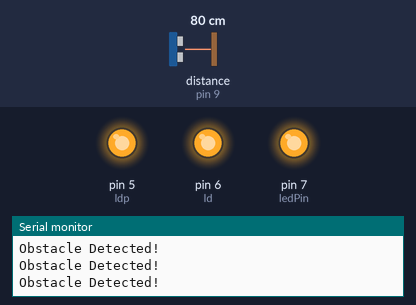
The sketch below on a simulated Arduino Uno, built with avr-gcc and run on an emulated ATmega328P. Shown: output pins drawn as LEDs (lit = HIGH), the last lines printed to the serial monitor. Wiring (inferred from the names in the program): ultrasonic range finder: trigger pin 8; echo pin 9. The inputs (shaded band) are chosen by the test bench; at power-on: distance to the obstacle (sensor on pin 9) 80 cm. The echo pulse lasts 58.3 µs per cm; pins used as bus, display or sensor lines are not drawn.

Above: at 1.2 s.
1.3 s: distance to the obstacle (sensor on pin 9) set to 96 cm
2.8 s: distance to the obstacle (sensor on pin 9) set to 104 cm
At 3.3 s:
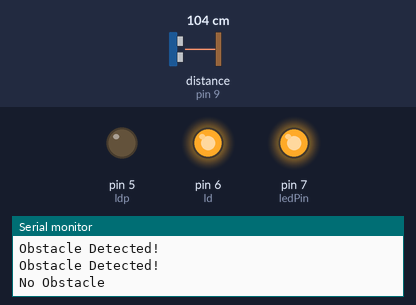
4.3 s: distance to the obstacle (sensor on pin 9) set to 156 cm
7.3 s: distance to the obstacle (sensor on pin 9) set to 165 cm
At 8.2 s:
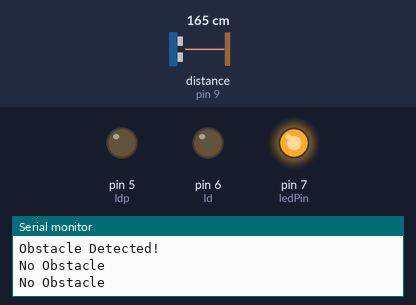
8.9 s: distance to the obstacle (sensor on pin 9) set to 196 cm
10.4 s: distance to the obstacle (sensor on pin 9) set to 204 cm
At 11.1 s:
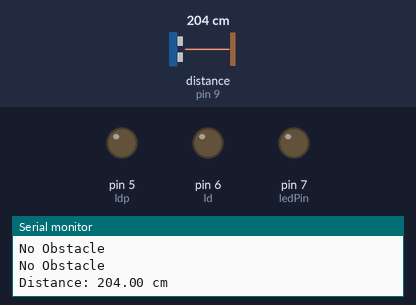
Timing chart, 0 to 12.9 s (numbered marks = the images above; inputs shaded):
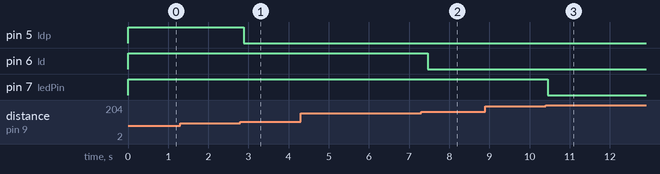

The sketch:

6.ino
```cpp
const int trigPin = 8;
const int echoPin = 9;
const int ledPin = 7;
const int ld=6;
const int ldp=5;

long duration;
float distance;

void setup() {
  pinMode(trigPin, OUTPUT);
  pinMode(echoPin, INPUT);
  pinMode(ledPin, OUTPUT);
  pinMode(ld, OUTPUT);
  pinMode(ldp, OUTPUT);
  Serial.begin(9600);
}

void loop() {

  // Send ultrasonic pulse
  digitalWrite(trigPin, LOW);
  delayMicroseconds(2);

  digitalWrite(trigPin, HIGH);
  delayMicroseconds(10);

  digitalWrite(trigPin, LOW);

  // Measure echo time
  duration = pulseIn(echoPin, HIGH);

  // Calculate distance
  distance = duration * 0.0343 / 2;

  Serial.print("Distance: ");
  Serial.print(distance);
  Serial.println(" cm");

  // Obstacle Detection
  if (distance > 0 && distance <= 200) {
    digitalWrite(ledPin, HIGH);
    Serial.println("Obstacle Detected!");
  } else {
    digitalWrite(ledPin, LOW);
    Serial.println("No Obstacle");
  }
  if (distance > 0 && distance <= 160) {
    digitalWrite(ld, HIGH);
    Serial.println("Obstacle Detected!");
  } else {
    digitalWrite(ld, LOW);
    Serial.println("No Obstacle");
  }
  if (distance > 0 && distance <= 100) {
    digitalWrite(ldp, HIGH);
    Serial.println("Obstacle Detected!");
  } else {
    digitalWrite(ldp, LOW);
    Serial.println("No Obstacle");
  }

  delay(200);
}
```

Measured:
- the behaviour switches between 100 and 101 cm on distance to the obstacle (sensor on pin 9) (found by bisection; images 0 and 1)
- the behaviour switches between 160 and 161 cm on distance to the obstacle (sensor on pin 9) (found by bisection; images 1 and 2)
- the behaviour switches between 200 and 201 cm on distance to the obstacle (sensor on pin 9) (found by bisection; images 2 and 3)
- after the input at 2.8 s, pin 5 (ldp): HIGH → LOW after 0.08 s
- after the input at 7.3 s, pin 6 (ld): HIGH → LOW after 0.17 s
- after the input at 10.4 s, pin 7 (ledPin): HIGH → LOW after 0.05 s
